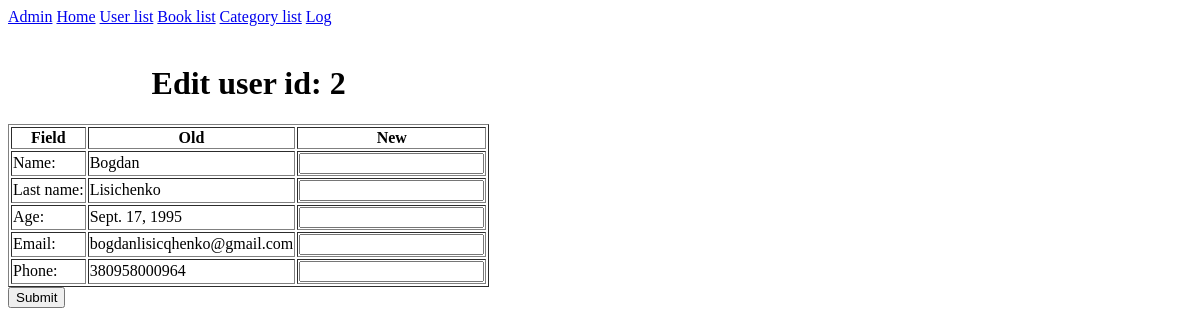
The app's page /edit_user/2, older data.
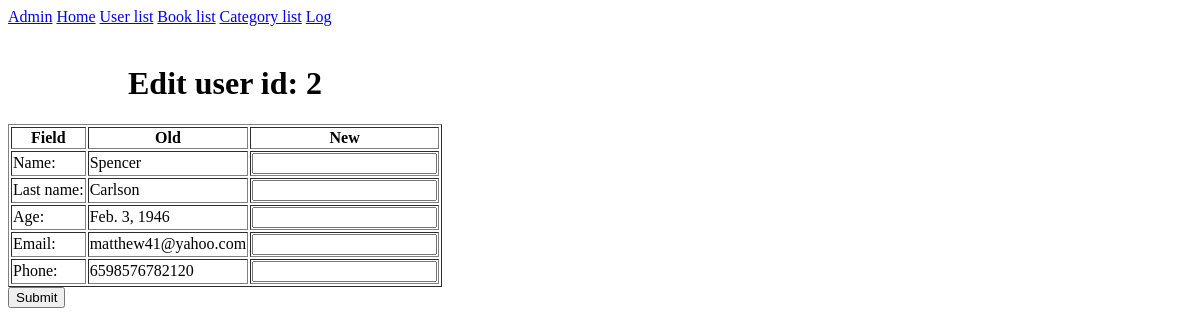
The same page, newer data.
### main/models.py (models this page shows, shortened)
class User(models.Model):
    f_name = models.CharField(max_length=100, verbose_name='First Name')
    l_name = models.CharField(max_length=100, verbose_name='Last Name')
    b_date = models.DateField(verbose_name='Date of birth')
    email = models.EmailField(unique=True, verbose_name='Email')
    phone = models.CharField(max_length=30, verbose_name='Phone number', default=None)

### main/views.py (the view)
# urls.py: path('edit_user/<int:arg>', views.edit_user, name='edit_user'),
def edit_user(request, arg):
    user = get_object_or_404(User, pk=arg)
    form = UserForm(request.POST, instance=user)
    if request.method == 'POST':
        if form.is_valid():
            form.save()
            return redirect('user_list')
    context = {
        'form': form,
        'user': user,
    }
    return render(request, "edit_user.html", context=context)

### main/forms.py
class UserForm(forms.ModelForm):
    class Meta:
        model = User
        fields = ['f_name', 'l_name', 'b_date', 'email', 'phone']

### main/templates/edit_user.html (shortened to what this page needs)
{% extends 'base.html' %}
{% block content %}
<form method="post">
        <table border="1">
            <tr>
                <th>Field</th>
                <th>Old</th>
                <th>New</th>
            </tr>
            <caption><h1>Edit user id: {{ user.id }}</h1></caption>
            <tr><td>Name:</td><td>{{ user.f_name }}</td><td>{{ form.f_name }}</td></tr>
            <tr><td>Last name:</td><td>{{ user.l_name }}</td><td>{{ form.l_name }}</td></tr>
            <tr><td>Age:</td><td>{{ user.b_date }}</td><td>{{ form.b_date }}</td></tr>
            <tr><td>Email:</td><td>{{ user.email }}</td><td>{{ form.email }}</td></tr>
            <tr><td>Phone:</td><td>{{ user.phone }}</td><td>{{ form.phone }}</td></tr>
        </table>
        <button type="Submit">Submit</button>
    </form>
{% endblock content %}

Row changes from the older to the newer data that the page shows:
changed User id 2: f_name "Bogdan" → "Spencer"; l_name "Lisichenko" → "Carlson"; b_date "Sept. 17, 1995" → "Feb. 3, 1946"; email "bogdanlisicqhenko@gmail.com" → "matthew41@yahoo.com"; phone "380958000964" → "6598576782120"
